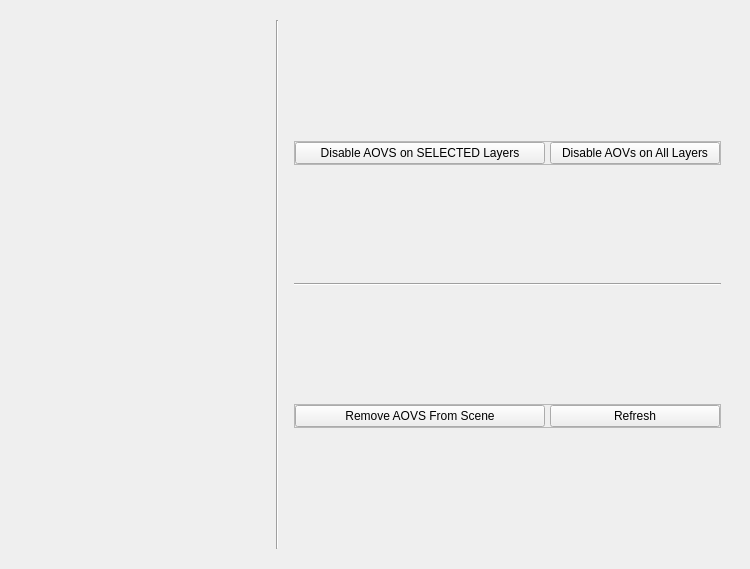
<?xml version="1.0" encoding="UTF-8"?>
<ui version="4.0">
 <class>Form</class>
 <widget class="QWidget" name="Form">
  <property name="geometry">
   <rect>
    <x>0</x>
    <y>0</y>
    <width>750</width>
    <height>569</height>
   </rect>
  </property>
  <property name="sizePolicy">
   <sizepolicy hsizetype="Fixed" vsizetype="Preferred">
    <horstretch>0</horstretch>
    <verstretch>0</verstretch>
   </sizepolicy>
  </property>
  <property name="minimumSize">
   <size>
    <width>750</width>
    <height>0</height>
   </size>
  </property>
  <property name="maximumSize">
   <size>
    <width>750</width>
    <height>16777215</height>
   </size>
  </property>
  <property name="windowTitle">
   <string>AOV MANAGER</string>
  </property>
  <layout class="QVBoxLayout" name="verticalLayout">
   <item>
    <widget class="QWidget" name="wg_main" native="true">
     <layout class="QHBoxLayout" name="horizontalLayout">
      <item>
       <widget class="QWidget" name="wg_presets" native="true">
        <property name="sizePolicy">
         <sizepolicy hsizetype="Fixed" vsizetype="Preferred">
          <horstretch>0</horstretch>
          <verstretch>0</verstretch>
         </sizepolicy>
        </property>
        <property name="minimumSize">
         <size>
          <width>250</width>
          <height>0</height>
         </size>
        </property>
        <layout class="QVBoxLayout" name="ly_presets_wg">
         <item>
          <layout class="QHBoxLayout" name="ly_presets">
           <property name="spacing">
            <number>0</number>
           </property>
          </layout>
         </item>
        </layout>
       </widget>
      </item>
      <item>
       <widget class="Line" name="line">
        <property name="orientation">
         <enum>Qt::Vertical</enum>
        </property>
       </widget>
      </item>
      <item>
       <widget class="QWidget" name="wg_layers" native="true">
        <property name="sizePolicy">
         <sizepolicy hsizetype="Expanding" vsizetype="Preferred">
          <horstretch>0</horstretch>
          <verstretch>0</verstretch>
         </sizepolicy>
        </property>
        <property name="minimumSize">
         <size>
          <width>300</width>
          <height>0</height>
         </size>
        </property>
        <layout class="QVBoxLayout" name="ly_layers_wg">
         <item>
          <layout class="QHBoxLayout" name="ly_scene_layers">
           <property name="spacing">
            <number>0</number>
           </property>
          </layout>
         </item>
         <item>
          <widget class="QFrame" name="fr_btns">
           <property name="sizePolicy">
            <sizepolicy hsizetype="Preferred" vsizetype="Fixed">
             <horstretch>0</horstretch>
             <verstretch>0</verstretch>
            </sizepolicy>
           </property>
           <property name="frameShape">
            <enum>QFrame::StyledPanel</enum>
           </property>
           <property name="frameShadow">
            <enum>QFrame::Raised</enum>
           </property>
           <layout class="QVBoxLayout" name="verticalLayout_4">
            <property name="spacing">
             <number>5</number>
            </property>
            <property name="margin">
             <number>0</number>
            </property>
            <item>
             <layout class="QHBoxLayout" name="ly_btns">
              <item>
               <widget class="QPushButton" name="btn_disable">
                <property name="sizePolicy">
                 <sizepolicy hsizetype="Fixed" vsizetype="Fixed">
                  <horstretch>0</horstretch>
                  <verstretch>0</verstretch>
                 </sizepolicy>
                </property>
                <property name="minimumSize">
                 <size>
                  <width>250</width>
                  <height>0</height>
                 </size>
                </property>
                <property name="maximumSize">
                 <size>
                  <width>250</width>
                  <height>16777215</height>
                 </size>
                </property>
                <property name="font">
                 <font>
                  <pointsize>9</pointsize>
                 </font>
                </property>
                <property name="text">
                 <string>Disable AOVS on SELECTED Layers</string>
                </property>
               </widget>
              </item>
              <item>
               <widget class="QPushButton" name="btn_disable_all">
                <property name="font">
                 <font>
                  <pointsize>9</pointsize>
                 </font>
                </property>
                <property name="text">
                 <string>Disable AOVs on All Layers</string>
                </property>
               </widget>
              </item>
             </layout>
            </item>
           </layout>
          </widget>
         </item>
         <item>
          <widget class="Line" name="line_bottom">
           <property name="orientation">
            <enum>Qt::Horizontal</enum>
           </property>
          </widget>
         </item>
         <item>
          <widget class="QFrame" name="fr_btns_bottom">
           <property name="sizePolicy">
            <sizepolicy hsizetype="Preferred" vsizetype="Fixed">
             <horstretch>0</horstretch>
             <verstretch>0</verstretch>
            </sizepolicy>
           </property>
           <property name="frameShape">
            <enum>QFrame::StyledPanel</enum>
           </property>
           <property name="frameShadow">
            <enum>QFrame::Raised</enum>
           </property>
           <layout class="QVBoxLayout" name="verticalLayout_5">
            <property name="spacing">
             <number>5</number>
            </property>
            <property name="margin">
             <number>0</number>
            </property>
            <item>
             <layout class="QHBoxLayout" name="ly_btns_bottom">
              <item>
               <widget class="QPushButton" name="btn_remove">
                <property name="sizePolicy">
                 <sizepolicy hsizetype="Fixed" vsizetype="Fixed">
                  <horstretch>0</horstretch>
                  <verstretch>0</verstretch>
                 </sizepolicy>
                </property>
                <property name="minimumSize">
                 <size>
                  <width>250</width>
                  <height>0</height>
                 </size>
                </property>
                <property name="maximumSize">
                 <size>
                  <width>250</width>
                  <height>40</height>
                 </size>
                </property>
                <property name="font">
                 <font>
                  <pointsize>9</pointsize>
                 </font>
                </property>
                <property name="text">
                 <string>Remove AOVS From Scene</string>
                </property>
               </widget>
              </item>
              <item>
               <widget class="QPushButton" name="btn_refresh">
                <property name="sizePolicy">
                 <sizepolicy hsizetype="Minimum" vsizetype="Fixed">
                  <horstretch>0</horstretch>
                  <verstretch>0</verstretch>
                 </sizepolicy>
                </property>
                <property name="maximumSize">
                 <size>
                  <width>250</width>
                  <height>40</height>
                 </size>
                </property>
                <property name="text">
                 <string>Refresh</string>
                </property>
               </widget>
              </item>
             </layout>
            </item>
           </layout>
          </widget>
         </item>
        </layout>
       </widget>
      </item>
     </layout>
    </widget>
   </item>
  </layout>
 </widget>
 <resources/>
 <connections/>
</ui>
